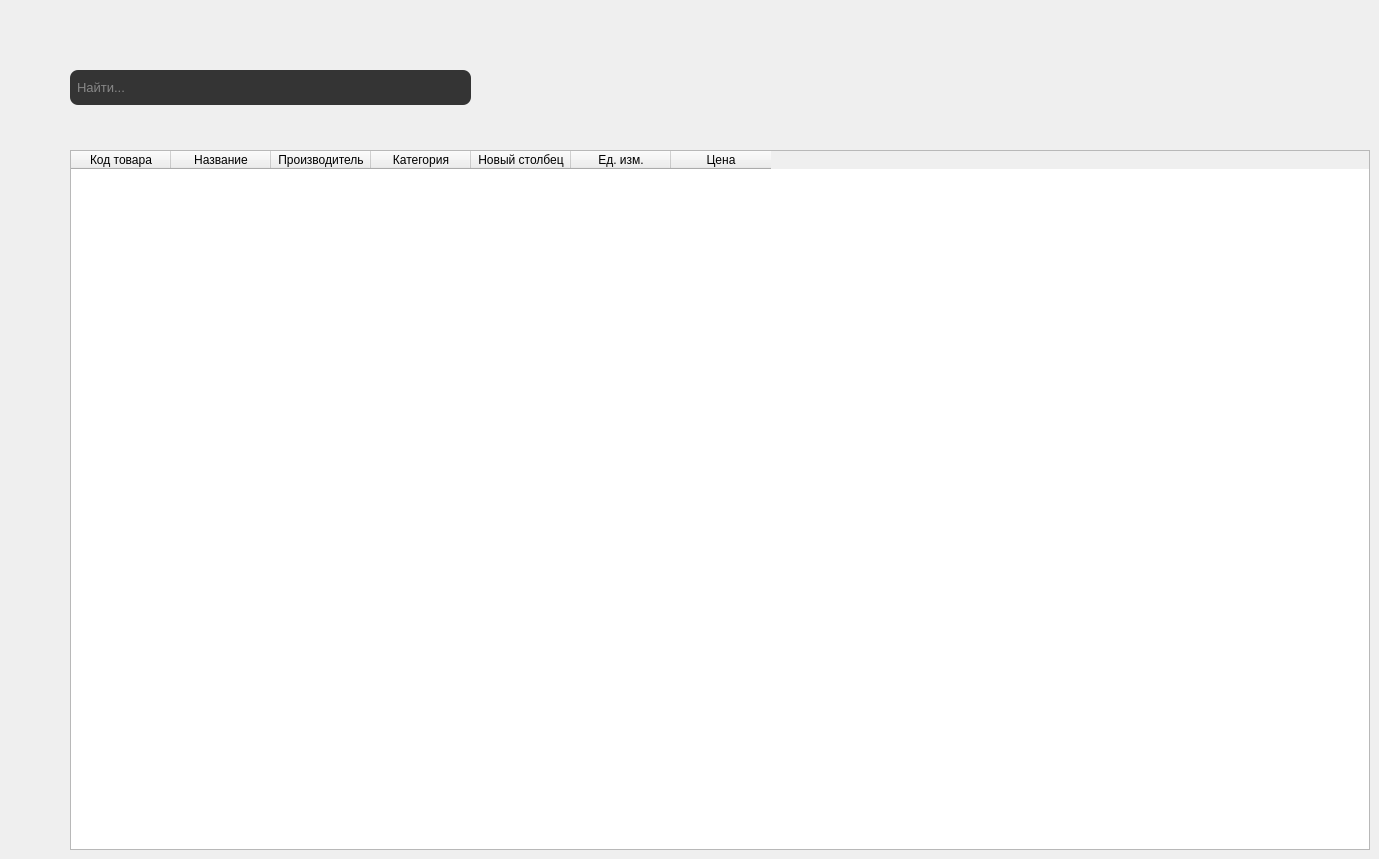
        <widget class="QWidget" name="items_main">
         <widget class="QLabel" name="items_main_search_img">
          <property name="geometry">
           <rect>
            <x>440</x>
            <y>80</y>
            <width>18</width>
            <height>18</height>
           </rect>
          </property>
          <property name="styleSheet">
           <string notr="true">background: none</string>
          </property>
          <property name="text">
           <string/>
          </property>
          <property name="pixmap">
           <pixmap>assets/search.png</pixmap>
          </property>
         </widget>
         <widget class="QLineEdit" name="items_main_search_lineEdit">
          <property name="geometry">
           <rect>
            <x>70</x>
            <y>70</y>
            <width>401</width>
            <height>35</height>
           </rect>
          </property>
          <property name="font">
           <font>
            <family>Ubuntu</family>
            <pointsize>10</pointsize>
            <weight>3</weight>
            <italic>false</italic>
            <bold>false</bold>
           </font>
          </property>
          <property name="styleSheet">
           <string notr="true">color: rgb(217, 217, 217);
font: 25 10pt &quot;Ubuntu&quot;;
padding: 5px;
padding-right: 35px;
border-radius: 8px;
border-color: rgb(66, 66, 66);
background-color: rgb(52, 52, 52);</string>
          </property>
          <property name="text">
           <string/>
          </property>
          <property name="placeholderText">
           <string>Найти...</string>
          </property>
         </widget>
         <widget class="QTableWidget" name="items_main_table">
          <property name="geometry">
           <rect>
            <x>70</x>
            <y>150</y>
            <width>1300</width>
            <height>700</height>
           </rect>
          </property>
          <property name="alternatingRowColors">
           <bool>false</bool>
          </property>
          <property name="columnCount">
           <number>7</number>
          </property>
          <column>
           <property name="text">
            <string>Код товара</string>
           </property>
          </column>
          <column>
           <property name="text">
            <string>Название</string>
           </property>
          </column>
          <column>
           <property name="text">
            <string>Производитель</string>
           </property>
          </column>
          <column>
           <property name="text">
            <string>Категория</string>
           </property>
          </column>
          <column>
           <property name="text">
            <string>Новый столбец</string>
           </property>
          </column>
          <column>
           <property name="text">
            <string>Ед. изм.</string>
           </property>
          </column>
          <column>
           <property name="text">
            <string>Цена</string>
           </property>
          </column>
         </widget>
         <widget class="QLabel" name="items_main_add_image">
          <property name="geometry">
           <rect>
            <x>1210</x>
            <y>80</y>
            <width>158</width>
            <height>20</height>
           </rect>
          </property>
          <property name="text">
           <string/>
          </property>
          <property name="pixmap">
           <pixmap>assets/add_item.png</pixmap>
          </property>
         </widget>
         <zorder>items_main_search_lineEdit</zorder>
         <zorder>items_main_search_img</zorder>
         <zorder>items_main_table</zorder>
         <zorder>items_main_add_image</zorder>
        </widget>
